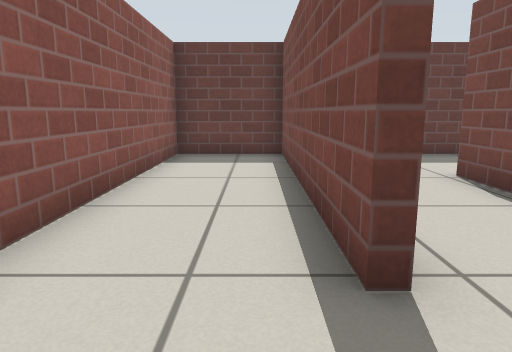
[1] (above)

12 first-person views from a walk through a robot-simulator world made for Gazebo. The camera is 0.59 m above the floor, tilts 10° down and sees 70° across. The floor is counted in squares, 0.5 m on a side. Each view is taken from the middle of a square. On the plan, view 1 faces up. The plan holds only what a view shows up to about 14 squares ahead; the rest is blank. Gazebo's built-in surfaces are drawn with simple patterns.

[2]
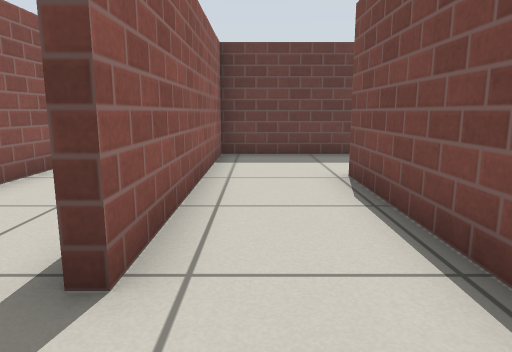

[3]
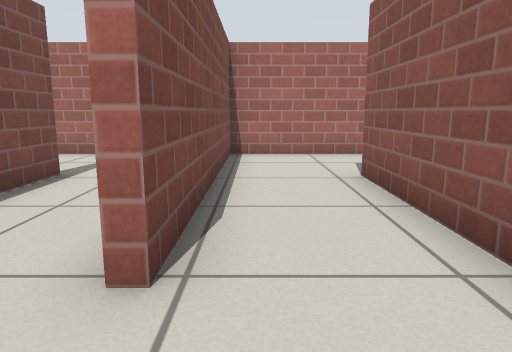

[4]
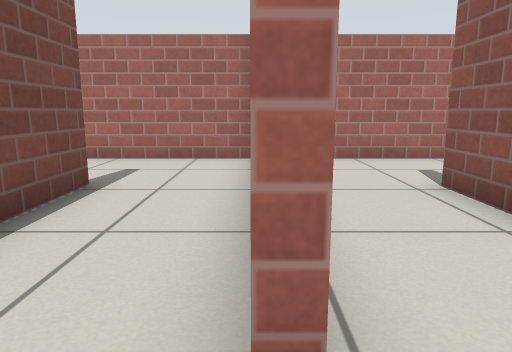

[5]
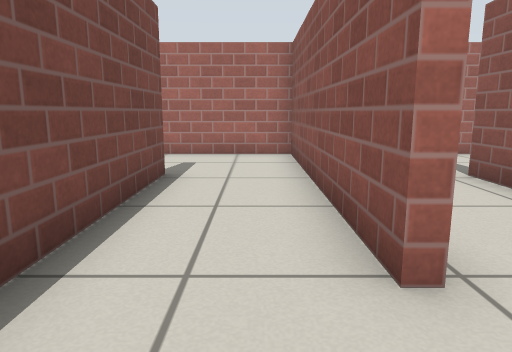

[6]
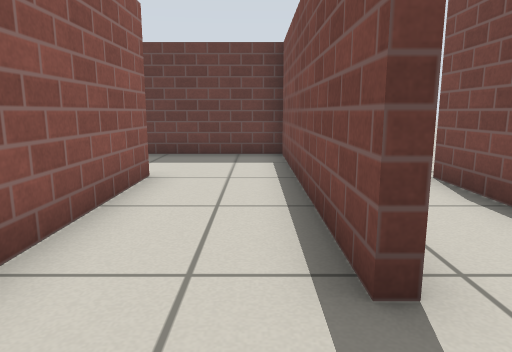

[7]
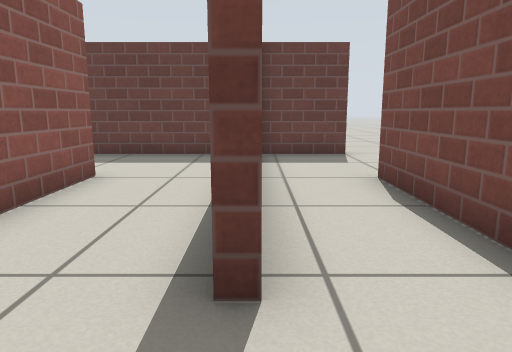

[8]
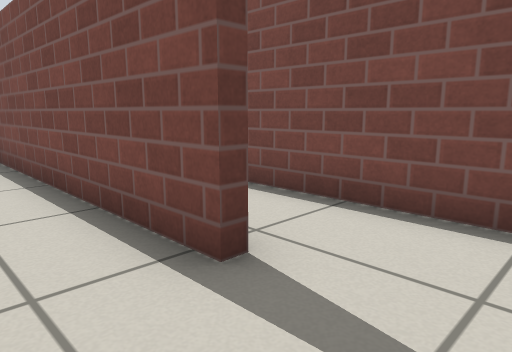

[9]
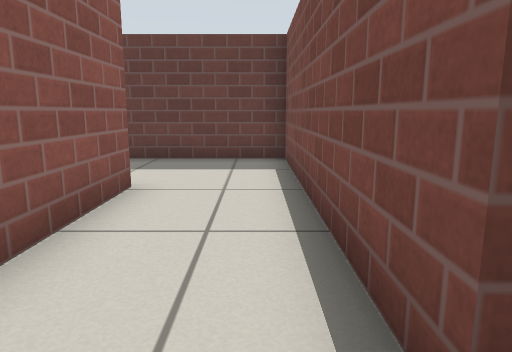

[10]
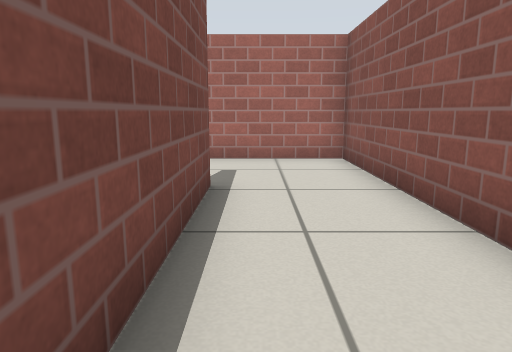

[11]
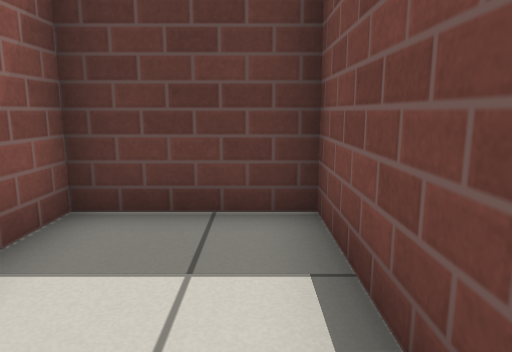

[12]
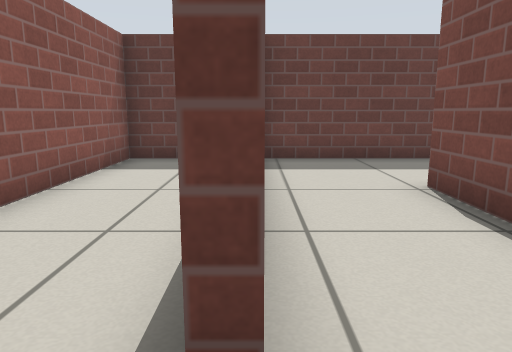

### Floor plan
Points are (right, up) in squares from view 1. A wall is a line through its corners. A room is listed if a view was taken in it or the views show most of it. See-through windows are left out.
Room 1 (views 1, 2, 3, 4, 5, 6, 7, 8, 9, 10, 11, 12)
walls: (6.7, 2) (6.7, 10.2) (1, 10.2) (1, 2.3) (0.7, 2.3) (0.7, 10.2) (-2.2, 10.2) (-2.2, -1.2) (3.7, -1.2) (3.7, 6.7) (4, 6.7) (4, -1.2) (8.6, -1.2); (7.1, 2.3) (6.6, 2.3); (9.2, 0.6) (9.2, 6.5)
ways out: opening at (8, 7)

Where each view was taken, in squares from view 1:
view 1: 0 up, 0 right, facing up
view 2: 0 up, 2 right, facing up
view 3: 9 up, 3 right, facing down
view 4: 8 up, 4 right, facing down
view 5: 9 up, 5 right, facing down
view 6: 0 up, 6 right, facing up
view 7: 0 up, 7 right, facing up
view 8: 0 up, 5 right, facing up-right
view 9: 1 up, 6 right, facing up
view 10: 8 up, 0 right, facing down
view 11: 6 up, 0 right, facing up
view 12: 1 up, 1 right, facing up
